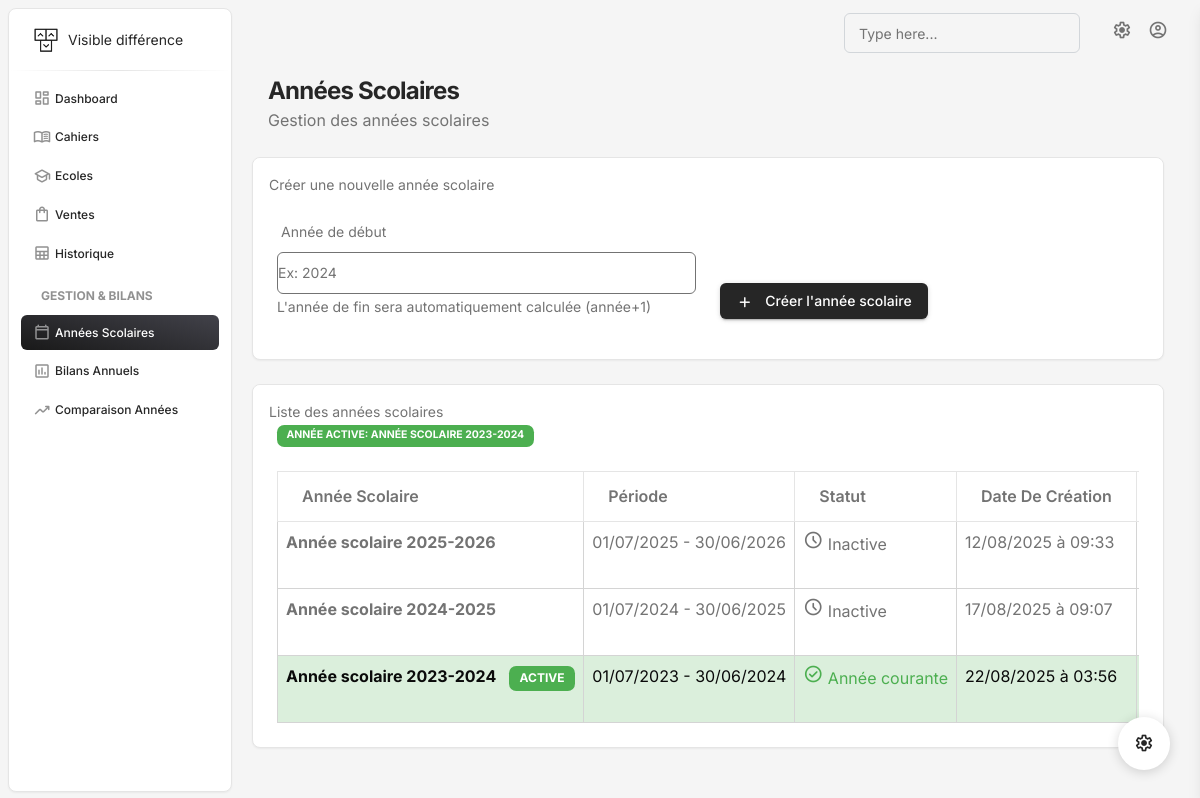
Page /annees-scolaires/ on the earlier database version.
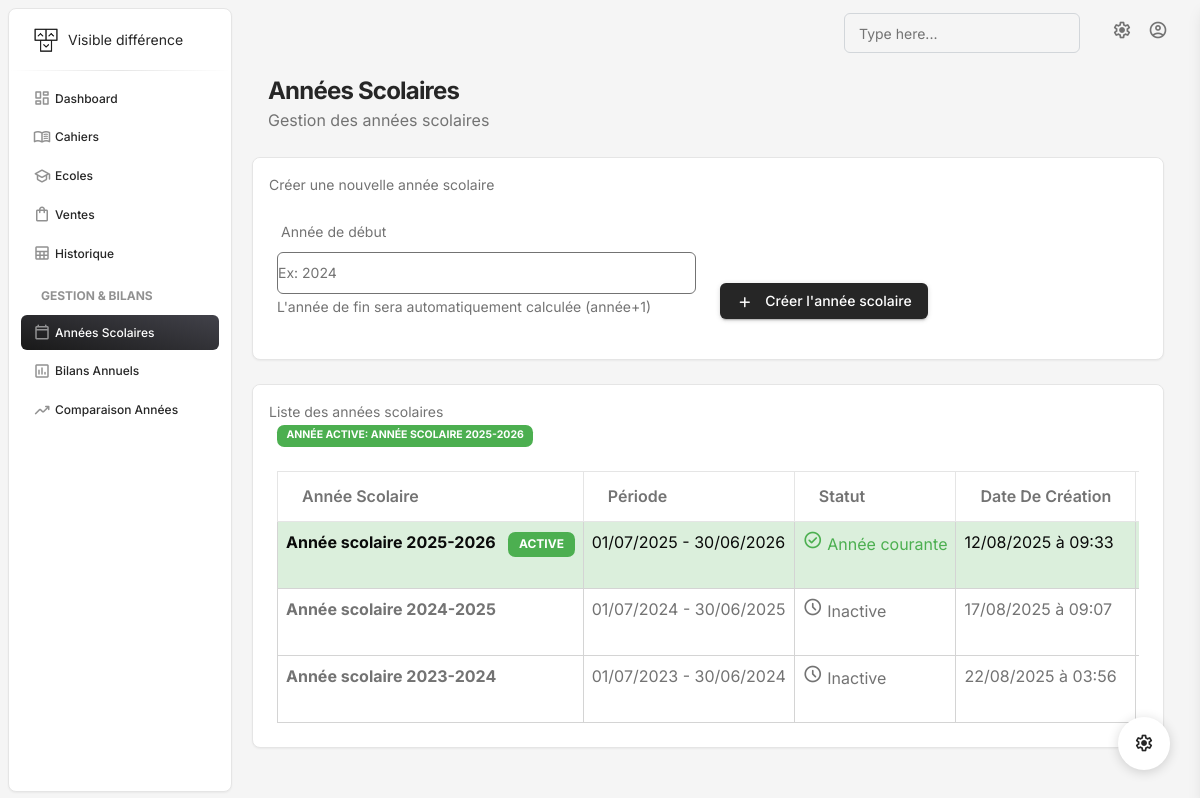
Same page on the later database version.
### gestion/models.py (models this page shows, shortened)
class AnneeScolaire(models.Model):
    id = models.UUIDField(primary_key=True, default=uuid.uuid4, editable=False)
    annee_debut = models.IntegerField()
    annee_fin = models.IntegerField()
    date_debut = models.DateField()
    date_fin = models.DateField()
    est_active = models.BooleanField(default=False)
    created_at = models.DateTimeField(auto_now_add=True)
    class Meta:
        ordering = ['-annee_debut']
        unique_together = ['annee_debut', 'annee_fin']
    @property
    def libelle(self):
        return f"Année scolaire {self.annee_debut}-{self.annee_fin}"
    @classmethod
    def get_annee_courante(cls):
        return cls.objects.filter(est_active=True).first()

### gestion/Views/year.py (the view)
# urls.py: path('annees-scolaires/', gestion_annees_scolaires, name='annees_scolaires'),
def gestion_annees_scolaires(request):
    annees = AnneeScolaire.objects.all()
    annee_courante = AnneeScolaire.get_annee_courante()
    context = {
        'annees': annees,
        'annee_courante': annee_courante,
    }
    return render(request, 'annees_scolaires.html', context)

### gestion/templates/annees_scolaires.html (shortened to what the changed rows need)
{% extends "base.html" %}
{% block content %}
{% load static %}
<div class="container-fluid py-2">
  <div class="row">
    <div class="row mb-4">
      <div class="col-lg-12">
        <div class="card">
          <div class="card-header pb-0">
            <div class="row">
              <div class="col-lg-6 col-7">
                <p class="text-sm mb-0">
                  <span>Liste des années scolaires</span>
                  {% if annee_courante %}
                    <span class="badge bg-success ms-2">Année active: {{ annee_courante.libelle }}</span>
                  {% endif %}
                </p>
              </div>
            </div>
          </div>
          <div class="card-body p-4 pb-2">
            <div class="table-responsive">
              <table class="table table-bordered">
                <thead>
                  <tr>
                    <th scope="col">Année Scolaire</th>
                    <th scope="col">Période</th>
                    <th scope="col">Statut</th>
                    <th scope="col">Date de création</th>
                    <th scope="col">Actions</th>
                  </tr>
                </thead>
                <tbody>
                  {% for annee in annees %}
                  <tr {% if annee.est_active %}class="table-success"{% endif %}>
                    <td class="border">
                      <strong>{{ annee.libelle }}</strong>
                      {% if annee.est_active %}
                        <span class="badge bg-success ms-2">ACTIVE</span>
                      {% endif %}
                    </td>
                    <td class="border">
                      {{ annee.date_debut|date:"d/m/Y" }} - {{ annee.date_fin|date:"d/m/Y" }}
                    </td>
                    <td class="border">
                      {% if annee.est_active %}
                        <span class="text-success">
                          <i class="material-symbols-rounded">check_circle</i>
                          Année courante
                        </span>
                      {% else %}
                        <span class="text-muted">
                          <i class="material-symbols-rounded">schedule</i>
                          Inactive
                        </span>
                      {% endif %}
                    </td>
                    <td class="border">{{ annee.created_at|date:"d/m/Y à H:i" }}</td>
                    <td class="border">
                    </td>
                  </tr>
                  {% empty %}
                  <tr>
                    <td colspan="5" class="text-center">
                      Aucune année scolaire créée.
                    </td>
                  </tr>
                  {% endfor %}
                </tbody>
              </table>
            </div>
          </div>
        </div>
      </div>
    </div>
  </div>
</div>
{% endblock %}

Differences in the rows shown:
changed AnneeScolaire: est_active "Inactive" → "ACTIVE Année courante"
changed AnneeScolaire "Année scolaire 2023-2024": est_active "ACTIVE Année courante" → "Inactive"
Other differences:
{{ annee_courante.libelle }}: "ANNÉE SCOLAIRE 2023-2024" → "ANNÉE SCOLAIRE 2025-2026"
